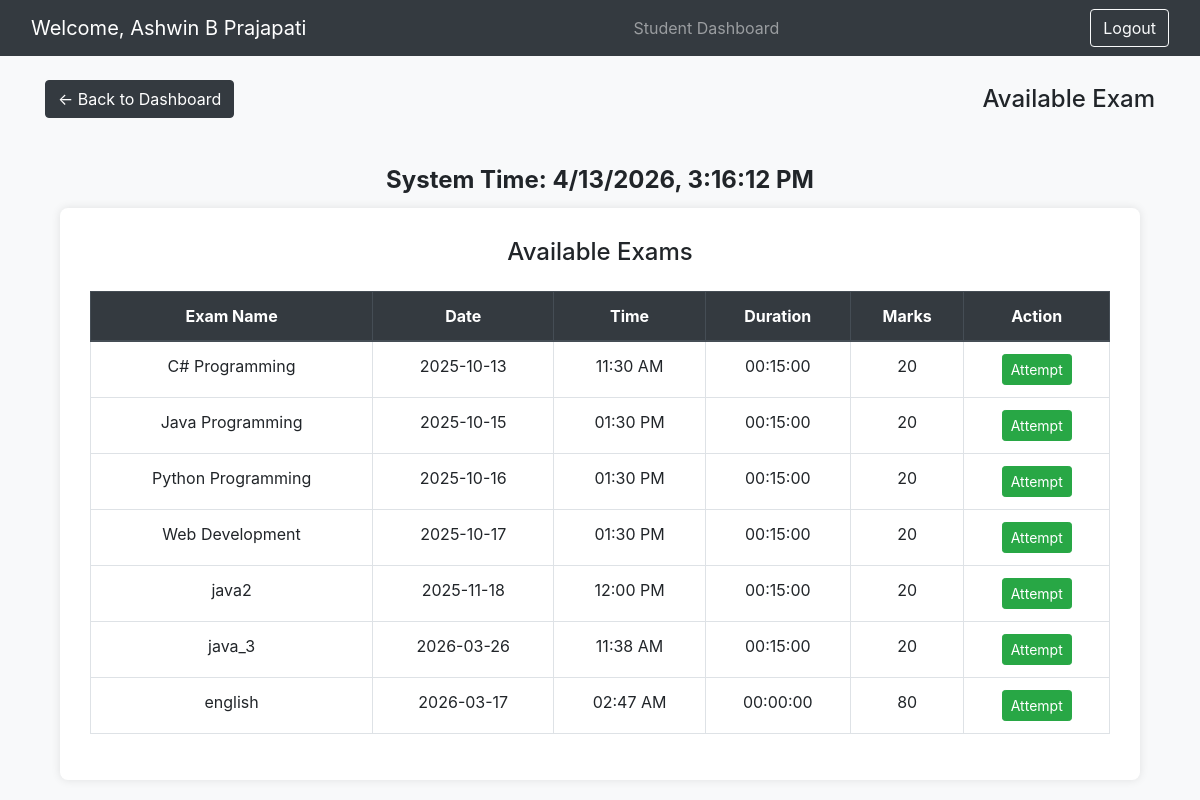
Screenshot of /Extra_Copy/available_exam.php (signed in) with the database file from the repository.
### tables this page shows
CREATE TABLE `available_exams` (
  `exam_name` varchar(255) DEFAULT NULL,
  `exam_date` datetime NOT NULL,
  `marks` int(11) NOT NULL,
  `exam_duration` time DEFAULT NULL,
  `subject_id` varchar(11) NOT NULL
);

### MI/Common/functions.php (called while the page is built)
<?php
function getUserFullname($conn, $username) {
    $stmt = $conn->prepare("SELECT fullname FROM users_details WHERE username = ?");
    $stmt->bind_param("s", $username);
    $stmt->execute();
    $result = $stmt->get_result();
    return ($row = $result->fetch_assoc()) ? $row['fullname'] : '';
}
?>

### Extra_Copy/available_exam.php (the view, shortened to what this page needs)
<?php
include "../../includes/dbconnection.php";
$sql = "SELECT * FROM available_exams";
$result = mysqli_query($conn, $sql);
?>
<!DOCTYPE html>
<html lang="en">
<head>
  <link rel="stylesheet" href="https://stackpath.bootstrapcdn.com/bootstrap/4.5.2/css/bootstrap.min.css">
</head>
<body>
  <?php include("../Common/navbar.php"); ?>
  <div class="container mt-4">
  <div class="d-flex justify-content-between align-items-center mb-4">
      <a href="student_dash.php" class="btn btn-dark">&larr; Back to Dashboard</a>
      <h4 class="m-0">Available Exam</h4>
  </div>
  </div>
  <div class="clock-container">
    System Time: <span id="systemClock"></span>
  </div>
  <div class="exam-container">
    <h4 class="text-center mb-4">Available Exams</h4>
    <table class="table table-bordered text-center">
      <thead class="thead-dark">
        <tr>
          <th>Exam Name</th>
          <th>Date</th>
          <th>Time</th>
          <th>Duration</th>
          <th>Marks</th>
          <th>Action</th>
        </tr>
      </thead>
      <tbody>
        <?php if ($result->num_rows > 0): ?>
          <?php while($row = $result->fetch_assoc()): ?>
            <?php
                $examName = htmlspecialchars($row['exam_name']);
                $datetime = new DateTime($row['exam_date']);
                $date = $datetime->format('Y-m-d');
                $time = $datetime->format('h:i A');
                $duration = $row['exam_duration'];
                $marks = $row['marks'];
            ?>
            <tr>
              <td><?= $examName ?></td>
              <td><?= $date ?></td>
              <td><?= $time ?></td>
              <td><?= $duration ?></td>
              <td><?= $marks ?></td>
              <td>
                <button class="btn btn-success btn-sm"
                        onclick="attemptExam('<?= addslashes($examName) ?>', '<?= $row['exam_date'] ?>')">
                  Attempt
                </button>
              </td>
            </tr>
          <?php endwhile; ?>
        <?php else: ?>
          <tr><td colspan="6">No exams available</td></tr>
        <?php endif; ?>
      </tbody>
    </table>
  </div>
</body>
</html>

### Extra_Copy/available_exam.php (style rules this page uses)
body { background-color: #f8f9fa; }
.clock-container { text-align: center; padding: 20px 0 10px; font-size: 1.5rem; font-weight: bold; }
.exam-container { background: white; padding: 30px; border-radius: 8px; box-shadow: 0 0 10px rgba(0,0,0,0.1); width: 90%; margin: auto; }

### rows the page displays
available_exams: exam_name "C# Programming", exam_date "2025-10-13", exam_date "11:30 AM", exam_duration "00:15:00", marks "20"
available_exams: exam_name "Java Programming", exam_date "2025-10-15", exam_date "01:30 PM", exam_duration "00:15:00", marks "20"
available_exams: exam_name "Python Programming", exam_date "2025-10-16", exam_date "01:30 PM", exam_duration "00:15:00", marks "20"
available_exams: exam_name "Web Development", exam_date "2025-10-17", exam_date "01:30 PM", exam_duration "00:15:00", marks "20"
available_exams: exam_name "java2", exam_date "2025-11-18", exam_date "12:00 PM", exam_duration "00:15:00", marks "20"
available_exams: exam_name "java_3", exam_date "2026-03-26", exam_date "11:38 AM", exam_duration "00:15:00", marks "20"
available_exams: exam_name "english", exam_date "2026-03-17", exam_date "02:47 AM", exam_duration "00:00:00", marks "80"

### other values shown
$_SESSION['fullname'] ?: 'User' "Ashwin B Prajapati"
$dashboardTitle "Student Dashboard"
